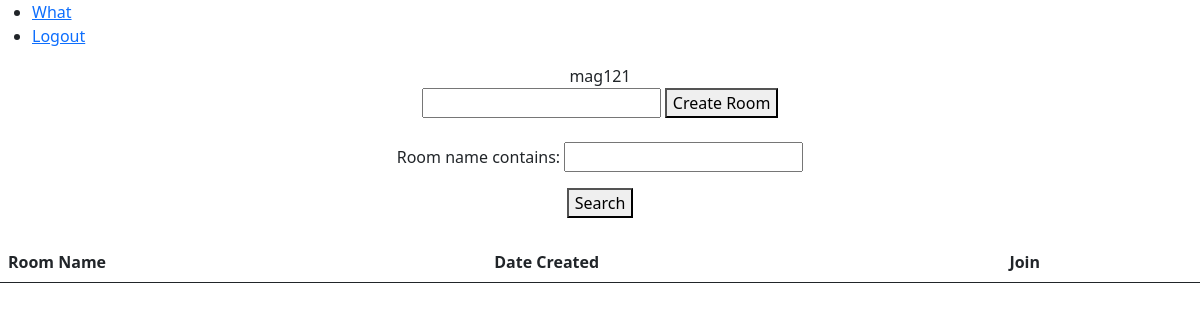
Page / (signed in) on the earlier database version.
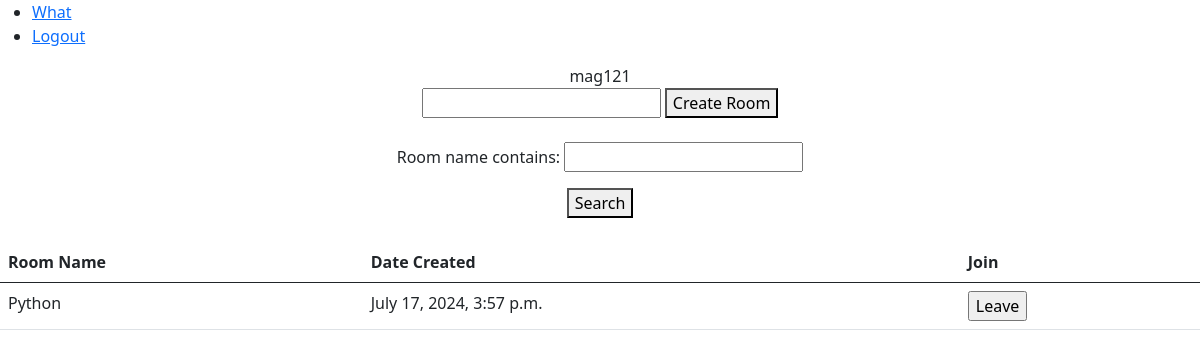
Same page on the later database version.
### chatapp/models.py (models this page shows, shortened)
class Room(models.Model):
    room_name = models.CharField(max_length=150, unique=True, primary_key=True)
    avatar = ResizedImageField(quality=70, upload_to='media/room', blank=True, null=True)
    members = models.ManyToManyField(Profile, blank=True)
    created_at = models.DateTimeField(auto_now_add=True)

### chatapp/views.py (the view)
# urls.py: 2. Add a URL to urlpatterns:  path('', views.home, name='home')
@login_required(login_url='signin')
def home(request):
    if request.method == 'POST':
        room_name = str(request.POST['room']).lower()
        user = request.user
        room = Room.objects.create(room_name=room_name, user=user)
        messages.info(request, 'room created')
        return redirect('home')
    form = RoomForm()
    room_filter = RoomFilter(request.GET, queryset=Room.objects.all())
    context = {
        "form": form,
        'filter': room_filter,
    }
    return render(request, 'home.html', context)

### chatapp/forms.py
class RoomForm(forms.Form):
    room_name = forms.CharField(max_length=50, required=True, widget=forms.TextInput(attrs={"placeholder":"create or join room"}))

### chatapp/templates/home.html (shortened to what this page needs)
<!DOCTYPE html>
<html lang="en">
<head>
    <link href="https://cdn.jsdelivr.net/npm/bootstrap@5.0.2/dist/css/bootstrap.min.css" rel="stylesheet"
>
</head>
<body>
    <nav>
        <ul>
            <li>
                <a href="/what">What</a>
            </li>
            <li>
                <a href="{% url 'signout' %}">Logout</a>
            </li>
        </ul>
    </nav>
    <center>
        {{ request.user.username }}
        <form action="{% url 'create_room' %}" method="post">
            <input name="room_name" type="text" required minlength="3">
            <button type="submit">Create Room</button>
        </form>
        <form method="get">
            {{ filter.form.as_p }}
            <button type=submit">Search</button>
        </form>
        <table class="table">
            <thead>
                <tr>
                    <th scope="col">Room Name</th>
                    <th scope="col">Date Created</th>
                    <th scope="col">Join</th>
                </tr>
            </thead>
            <tbody>
                {% for obj in filter.qs reversed %}
                <tr>
                    <td>{{ obj.room_name }}</td>
                    <td>{{ obj.created_at }}</td>
                    <td>
                        <form action="{% url 'joinroom' %}" method="post">
                            {% if request.user.profile in obj.members.all %}
                            <input type="submit" value="Leave">
                            {% else %}
                            <input type="submit" value="Join" >
                            {% endif %}
                        </form>
                    </td>
                </tr>
                {% endfor %}
            </tbody>
        </table>
    </center>
</body>
</html>

Differences in the rows shown:
added Room: room_name "Python", created_at "July 17, 2024, 3:57 p.m."
